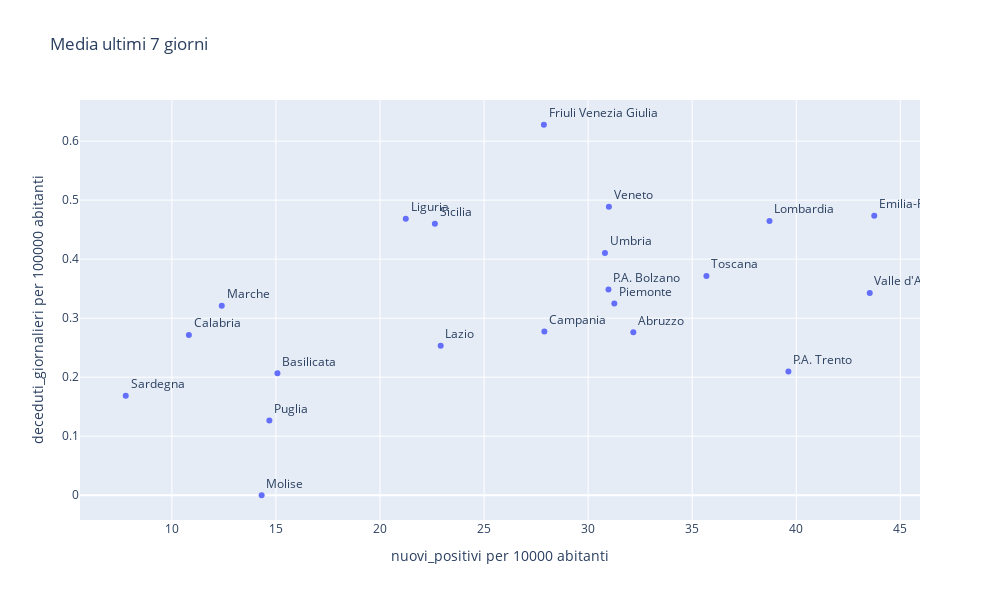

The notebook cell saved with this chart:
### Code cell
fig=go.Figure()
    
fig.add_trace(go.Scatter(x=x_valori,
                         y=y_valori,
                         text=regioni,
                         textposition="top right",
                         mode='markers+text'))


#fig.update_yaxes(type="log")
#fig.update_xaxes(type="log")

fig.update_layout(
    title='Media ultimi 7 giorni',
    autosize=False,
    showlegend=False,
    xaxis_title='%s per %d abitanti'%(x_indicator,moltiplicatore_x),
    yaxis_title='%s per %d abitanti'%(y_indicator,moltiplicatore_y),
    width=1000,
    height=600)
fig.show()

### Figure 1 — Plotly figure (JSON) as saved in the notebook; plotly's stock layout.template omitted (floating-point values rounded to 4 significant figures)
{"data": [{"mode": "markers+text", "text": ["Abruzzo", "Basilicata", "Calabria", "Campania", "Emilia-Romagna", "Friuli Venezia Giulia", "Lazio", "Liguria", "Lombardia", "Marche", "Molise", "P.A. Bolzano", "P.A. Trento", "Piemonte", "Puglia", "Sardegna", "Sicilia", "Toscana", "Umbria", "Valle d'Aosta", "Veneto"], "textposition": "top right", "type": "scatter", "x": [32.17, 15.07, 10.82, 27.9, 43.75, 27.87, 22.92, 21.24, 38.71, 12.4, 14.31, 30.98, 39.62, 31.26, 14.68, 7.784, 22.64, 35.68, 30.81, 43.53, 31.0], "y": [0.276, 0.2066, 0.2715, 0.2776, 0.4736, 0.6277, 0.2532, 0.4684, 0.4644, 0.3211, 0, 0.3487, 0.2095, 0.3247, 0.1265, 0.1684, 0.46, 0.3714, 0.4104, 0.3428, 0.489]}], "layout": {"autosize": false, "height": 600, "showlegend": false, "title": {"text": "Media ultimi 7 giorni"}, "width": 1000, "xaxis": {"title": {"text": "nuovi_positivi per 10000 abitanti"}}, "yaxis": {"title": {"text": "deceduti_giornalieri per 100000 abitanti"}}}}
